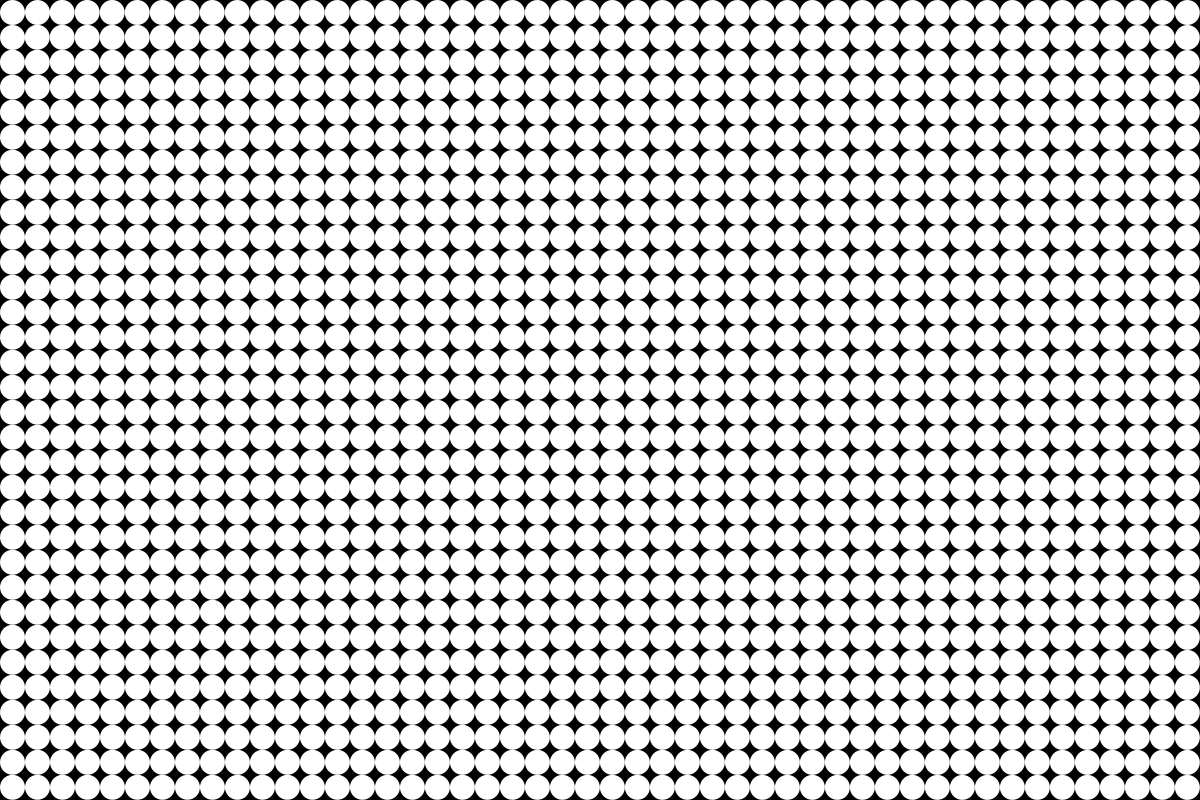
Frame 1 (no input)
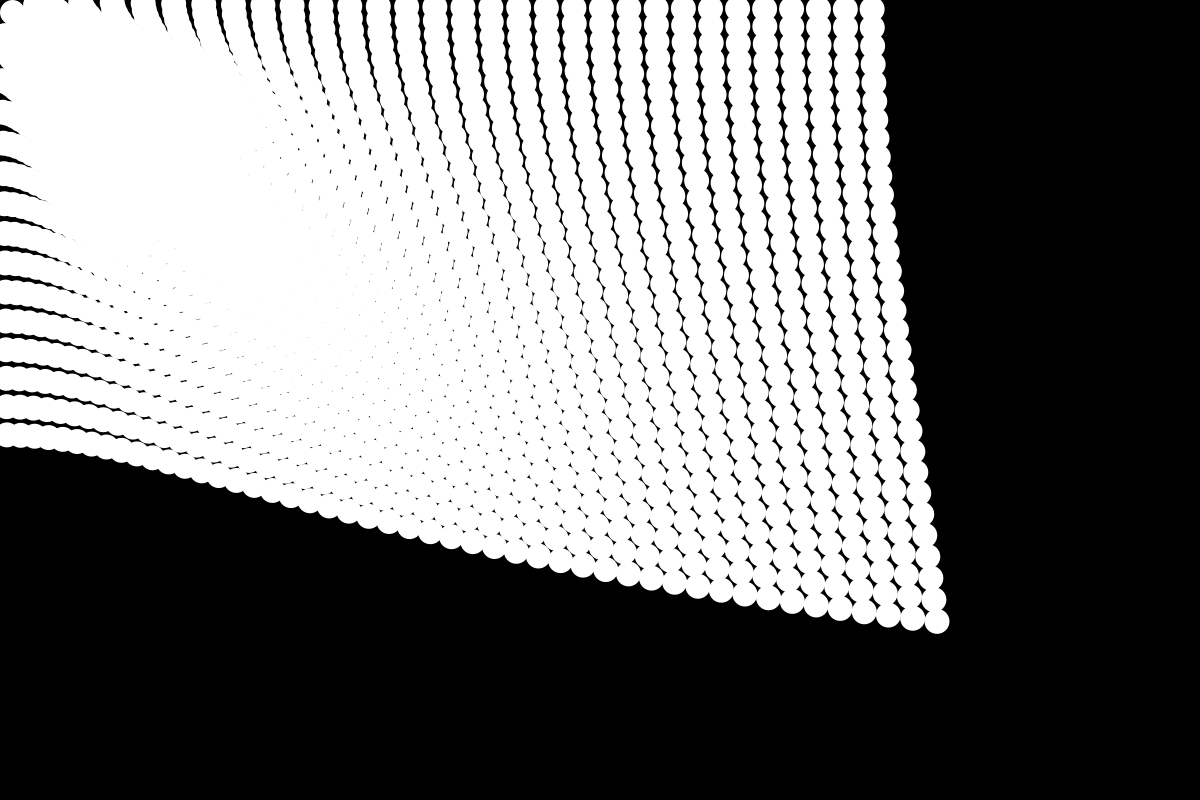
Frame 60 (the mouse pressed at the canvas centre just before this capture)
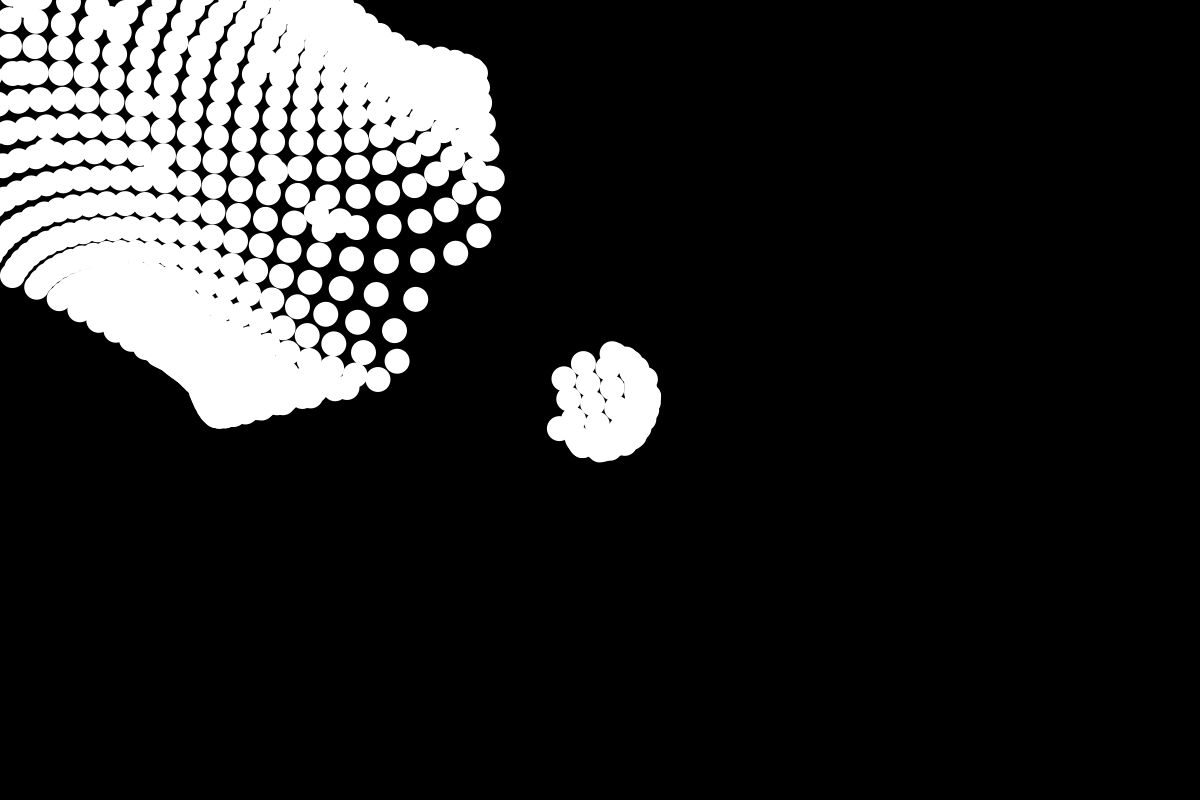
Frame 120 (the mouse held since frame 60 and released just before this capture)

The Processing sketch that drew these frames (run headless with seeded random() and noise(); from frame 60 on, the mouse is pressed at the canvas centre):

// Processing sketch: gridPhysics1
// ── gridPhysics1.pde
int resolution = 25;
int Nx, Ny;
dot[][] grid;

void setup() {
  size(1200, 800);

  Nx = width / resolution;
  Ny = height / resolution;
  grid = new dot[Nx][Ny];

  for (int i = 0; i < grid.length; i++) {
    for (int j = 0; j < grid[0].length; j++) {
      grid[i][j] = new dot((i + 0.5) * width / Nx, (j + 0.5) * height / Ny, color(255));
    }
  }
}

float gravity = 1;

void draw() {
  background(0);

  for (int i = 0; i < grid.length; i++) {
    for (int j = 0; j < grid[0].length; j++) {
      dot dij = grid[i][j];

      float dirX = mouseX - dij.x;
      float dirY = mouseY - dij.y;

      PVector dir = new PVector(dirX, dirY);

      float dist = dir.mag();

      if (dist > 50) {
        dir.normalize();

        PVector force = PVector.mult(dir, gravity / sqrt(sqrt(dist)));

        dij.ax = force.x;
        dij.ay = force.y;

        dij.runPhysics();
      }

      dij.display();
    }
  }
}

void mouseWheel(MouseEvent event) {
}

void mousePressed() {
}

// ── dot.pde
class dot {
  float initX, initY;
  float x, y;
  float ax, ay;
  float vx, vy;
  float r = resolution;
  color col;

  dot(float x, float y, color col) {
    this.x = initX = x;
    this.y = initY = y;
    this.col = col;
  }

  void runPhysics() {
    //ax = 0;
    //ay = 0;

    vx += ax;
    vy += ay;

    x += vx;
    y += vy;
  }

  void display() {
    fill(col);
    noStroke();
    ellipse(x, y, r, r);
  }
}
